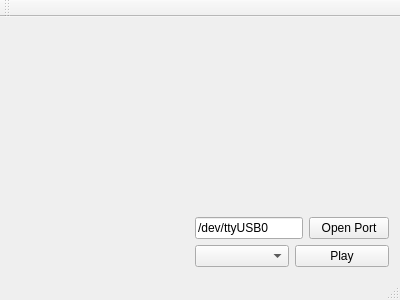
<?xml version="1.0" encoding="UTF-8"?>
<ui version="4.0">
 <class>MainWindow</class>
 <widget class="QMainWindow" name="MainWindow">
  <property name="geometry">
   <rect>
    <x>0</x>
    <y>0</y>
    <width>400</width>
    <height>300</height>
   </rect>
  </property>
  <property name="windowTitle">
   <string>MainWindow</string>
  </property>
  <widget class="QWidget" name="centralWidget">
   <layout class="QVBoxLayout" name="verticalLayout_2">
    <item>
     <widget class="SpectrumView" name="widgetSpectrumView" native="true">
      <property name="sizePolicy">
       <sizepolicy hsizetype="Preferred" vsizetype="Expanding">
        <horstretch>0</horstretch>
        <verstretch>0</verstretch>
       </sizepolicy>
      </property>
     </widget>
    </item>
    <item>
     <layout class="QHBoxLayout" name="horizontalLayout_3">
      <item>
       <spacer name="horizontalSpacer">
        <property name="orientation">
         <enum>Qt::Horizontal</enum>
        </property>
        <property name="sizeHint" stdset="0">
         <size>
          <width>40</width>
          <height>20</height>
         </size>
        </property>
       </spacer>
      </item>
      <item>
       <layout class="QVBoxLayout" name="verticalLayout">
        <item>
         <layout class="QHBoxLayout" name="horizontalLayout_2">
          <item>
           <widget class="QLineEdit" name="lineEditPortURL">
            <property name="text">
             <string>/dev/ttyUSB0</string>
            </property>
           </widget>
          </item>
          <item>
           <widget class="QPushButton" name="pushButtonOpenPort">
            <property name="text">
             <string>Open Port</string>
            </property>
           </widget>
          </item>
         </layout>
        </item>
        <item>
         <layout class="QHBoxLayout" name="horizontalLayout">
          <item>
           <widget class="QComboBox" name="comboBoxDevices"/>
          </item>
          <item>
           <widget class="QPushButton" name="pushButtonPlay">
            <property name="text">
             <string>Play</string>
            </property>
           </widget>
          </item>
         </layout>
        </item>
       </layout>
      </item>
     </layout>
    </item>
   </layout>
  </widget>
  <widget class="QMenuBar" name="menuBar">
   <property name="geometry">
    <rect>
     <x>0</x>
     <y>0</y>
     <width>400</width>
     <height>20</height>
    </rect>
   </property>
  </widget>
  <widget class="QToolBar" name="mainToolBar">
   <attribute name="toolBarArea">
    <enum>TopToolBarArea</enum>
   </attribute>
   <attribute name="toolBarBreak">
    <bool>false</bool>
   </attribute>
  </widget>
  <widget class="QStatusBar" name="statusBar"/>
 </widget>
 <layoutdefault spacing="6" margin="11"/>
 <customwidgets>
  <customwidget>
   <class>SpectrumView</class>
   <extends>QWidget</extends>
   <header>spectrumview.h</header>
   <container>1</container>
  </customwidget>
 </customwidgets>
 <resources/>
 <connections/>
</ui>
